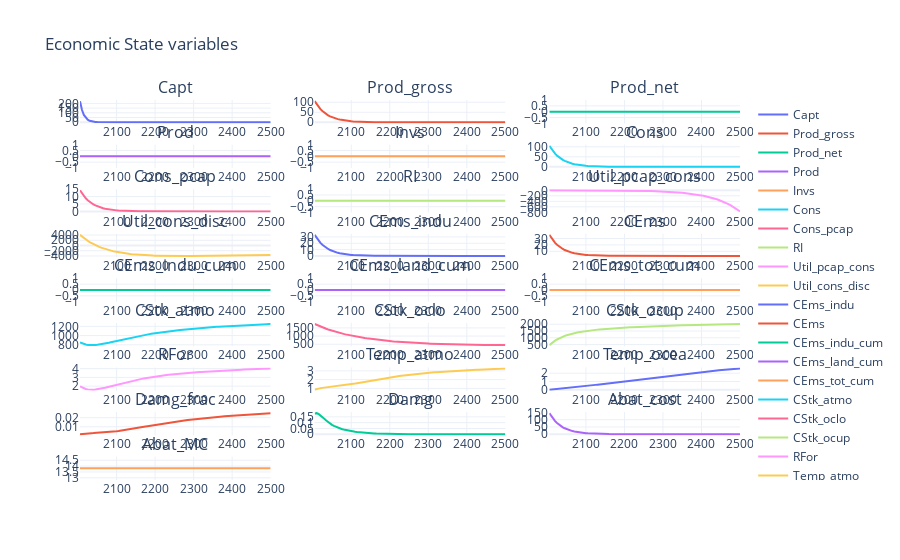

Source (notebook cell):
### Markdown cell above
- The consumption based utility in our model should be derived from production *after* taking climate damages and abatement cost into consideration, not just by considering gross production. For this do the following steps
    1. Create a new state variable (a new empty array) `Prod_net` and define it as production (`Prod_gross`) after considering fractional damages `Prod_net` = `Prod_gross` (1-`Damg_frac`). 
    2. Create a new state variable (a new empty array) `Prod` and define it as production after damages (`Prod_net`) and after considering abatement cost for avoiding emissions `Prod` = `Prod_net` (1-`Abat_cost`). 
    3. Adjust consumption (`Cons`) to be now dependent on `Prod` considering all utility affecting cost and not just `Prod_gross`.

    4. (**Optional**) For completness, add another state variable indicating the real interest rate `RI`based on pcapita consumption `RI` = 1 + `social_time_pref_rate` * `Cons_pcap` / `Cons_pcap`t-1 ** (`elast_mrg_cons_utility`/`tstep`) - 1
    5. (**Optional**) For completness, add three more state variable indicating the cumlative carbon emissions over time for land use (`CEms_land_cum`), industry use (`CEms_land_cum`) and total emissions (`CEms_tot_cum`)

    6. So far, we only considered the effect of carbon emissions on radiative forcing (increase in temperature). But non-carbon green house gases (GHG) also cause forcing and warming to increase captured in `ncrb_RFor`. Extend the endogenous variable radiative forcing (`RFor`) currently soley dependent on the atmospheric carbon stock by adding forcing increase of non-carbon GHG `ncrb_RFor` (Hint: it is literally just a linear addition of `ncrb_RFor`). 

    7. So far, we considered the price of the backstop technology `Bstp` as constant over time. Adjust the variable to be declining over time as `Bstp` = `Bstp0` * (1-`decl_Bstp`)**(t-1)

    8. Dependent on how many additional variables you were able to define, "switch them on" (remove the comment marks) in the exporting section of the code to add said variables in the plot and results data frame. 

    9. (**Optional**) As mentioned in the las exercise session, for utility to eventually be used by an objective function, it needs to be transformed / summed up from an array as in `Util_cons_disc` into a singular value. For this, define a function for the variable `UTILITY` indicating the sum of the discounted consumption utility array `UTILITY`= `tstep`*`scale1`*sum(`Util_cons_disc`) + `scale2`. Note: these scaling coefficients are derrived from extensive model callibration and carry no particular meaning or interpretation.

### Code cell
# PARAMETERS --------------------------------------------------------------------------------
T_end   = 100
tstep   = 5
t = np.arange(1, T_end + 1)
NT = len(t)


# elasticities
elast_mrg_cons_utility = 1.45
elast_capt_in_prod     = 0.300

# discounting
social_time_pref_rate  = 0.015
social_time_pref_array = 1/((1+social_time_pref_rate)**(tstep*(t-1))) 



# EXOGENOUS VARS -------------------------------------------------------------------------------------------
# labour (Labr) 
Labr0 = 7403    # inital world population (millions) 2015
Labr = np.full(NT, Labr0)

# total factor productivity (TFP)
TFPr0 = 5.115   # initial level of total factor productivity 2015
TFPr = np.full(NT, TFPr0)  

# decarbonization rate (Dcrb)
Dcrb0 = 0.35032
Dcrb = np.full(NT, Dcrb0)  

# carbon land emissions (CEms_land)
CEms_land0 = 2.6   # initial carbon emissions from land use 2015, (2.6 GtCO2/yr)
CEms_land = np.full(NT, CEms_land0)   

# abatement cost (cost1_Abat)
Bstp0 = 550  # Cost of backstop technology 2010$ per ton CO2
cost1_Abat = np.full(NT, Bstp0)  



# ENDOGENOUS VARS -------------------------------------------------------------------------------------------

# Economic Part ------------------------------
# capital
Capt0           = 223.3
depr_Capt       = 0.1    
Capt            = np.zeros(NT)
Capt[0]         = Capt0
def fCapt(iCapt, iInvs, idx):
    if (idx == 0):
        return Capt0
    else:
        return (1-depr_Capt)**tstep * iCapt[idx-1] + tstep * iInvs[idx-1]  
    

# production
Prod_gross = np.zeros(NT)
def fProd_gross(iTFPr, iLabr, iCapt, idx):
    return iTFPr[idx] * ((iLabr[idx]/1000) ** (1 - elast_capt_in_prod)) * (iCapt[idx] ** elast_capt_in_prod)

Prod_net = np.zeros(NT)
# <.1.>


Prod = np.zeros(NT)
# <.2.>





# consumption 
Cons = np.zeros(NT)
def fCons(iProd_gros, iInvs, idx):  # <.3.>
    return iProd_gros[idx] - iInvs[idx]

Cons_pcap = np.zeros(NT)
def fCons_pcap(iCons, iLabr, idx):
    return 1000 * iCons[idx] / iLabr[idx]


# investment + real interest rate
Invs = np.zeros(NT)
def fInvs(iSavi, iProd_gross, idx):
    return iSavi[idx] * iProd_gross[idx] 

RI = np.zeros(NT)      
def fRI(iCons_pcap, idx):
    if (idx == 0):
        return 0
    # else: 
        # return    # <.4.>



# utility
Util_pcap_cons = np.zeros(NT)
def fUtil_pcap_cons(iCons, iLabr, idx):
    return ((iCons[idx] * 1000 / iLabr[idx]) ** (1 - elast_mrg_cons_utility) -1) / (1 - elast_mrg_cons_utility) - 1  

Util_cons_disc = np.zeros(NT)
def fUtil_cons_disc(iUtil_pcap_cons, iLabr, idx):
    return iUtil_pcap_cons[idx] * iLabr[idx] * social_time_pref_array[idx]  


scale1 = 0.0302455265681763,      # Multiplicative scaling coefficient  
scale2 = -10993.704,              # Additive scaling coefficient 
# def fUTILITY(iUtil_cons_disc, resUtility):    #<.9.>
    



# Emissions Part ------------------------------

# carbon emissions (industry and total)
CEms_indu = np.zeros(NT)
def fCEms_indu(iProd_gross, iECtr, iDcrb, idx):
    return iDcrb[idx] * iProd_gross[idx] * (1 - iECtr[idx])

CEms = np.zeros(NT)
def fCEms(iCEms_indu, iCEms_land, idx):
    return iCEms_indu[idx] + iCEms_land[idx]

CEms_indu_cum = np.zeros(NT)
# <.5.>


CEms_land_cum = np.zeros(NT)
# <.5.>

CEms_tot_cum = np.zeros(NT)
# <.5.>


# radiative forcing CO2
incr_RFor_dbl_crbn = 3.6813                   # Forcing from doubling CO2 (Wm-2) 2015
incr_temp_dbl_crb = 3.1                      # Equilibrium temp impact (oC per doubling CO2)
CStk_atmo0    =  851                      # Initial Concentration in atmosphere 2015 (GtC)
CStk_atmo1750 =  588                      # Initial Concentration in 1750, 

# radiative forcing non CO2
ncrb_RFor0 = 0.5                      # 2015 forcings of non-CO2 GHG (Wm-2)
ncrb_RFor1 = 1.0                      # 2100 forcings of non-CO2 GHG (Wm-2)
t_ncrb_RFor = 18                       # Period when non-CO2 forcings switch

ncrb_RFor = np.full(NT, ncrb_RFor0)
ncrb_RFor[0:t_ncrb_RFor] = ncrb_RFor[0:t_ncrb_RFor] + (1/(t_ncrb_RFor-1))*(ncrb_RFor1-ncrb_RFor0)*(t[0:t_ncrb_RFor]-1)
ncrb_RFor[t_ncrb_RFor:NT] = ncrb_RFor[t_ncrb_RFor:NT] + (ncrb_RFor1-ncrb_RFor0)

RFor = np.zeros(NT)
def fRFor(iCStk_atmo, idx):
    return incr_RFor_dbl_crbn * np.log(iCStk_atmo[idx] / CStk_atmo1750) / np.log(2)   # <.6.> 


# damages
a1 = 0                       # Damage function intercept
a2 = 0.00236               # Damage function quadratic term
a3 = 2.00                  # Damage function exponent

Damg_frac = np.zeros(NT)
def fDamg_frac(iTemp_atmo, idx):
    return a1 * iTemp_atmo[idx] + a2*iTemp_atmo[idx]**a3  

Damg = np.zeros(NT)
def fDamg(iProd_gross, iDamg_frac, idx):
    return iProd_gross[idx] * iDamg_frac[idx]


# abatement cost
cost2_Abat = 2.6         

decl_Bstp = 0.025                    # Initial cost decline backstop  cost per period
Bstp0 = 550                      # Cost of backstop technology 2010$ per ton CO2

Bstp = np.full(NT, Bstp0)          # old constant backstop price
# Bstp = # <.7.>  # backstop price


Abat_cost = np.zeros(NT)
def fAbat_cost(iProd_gross, iECtr, icost1_Abat, idx):
    return iProd_gross[idx] * icost1_Abat[idx] * iECtr[idx] ** cost2_Abat

Abat_MC = np.zeros(NT)
def fAbat_MC(iECtr, idx):
    return Bstp[idx] * iECtr[idx] ** (cost2_Abat-1)


# carbon cycle ocean transition matrix
CStk_ocup0    =  460                      # Initial Concentration in upper strata 2015 (GtC)
CStk_oclo0    =  1740                     # Initial Concentration in lower strata 2015 (GtC)
CStk_atmo_eq  =  588                      # Equilibrium concentration atmosphere (GtC)
CStk_ocup_eq  =  360                      # Equilibrium concentration upper strata (GtC)
CStk_oclo_eq  =  1720                     # Equilibrium concentration lower strata (GtC)
b12           =  0.12                     # carbon cycle transition matrix (atmo to up)
b23           =  0.007                    # carbon cycle transition matrix (up to lo)

b11 = 1 - b12 
b21 = b12*(CStk_ocup_eq/CStk_atmo_eq)   
b22 = 1 - b21 - b23
b32 = b23*(CStk_oclo_eq/CStk_ocup_eq) 
b33 = 1 - b32

CStk_atmo       = np.zeros(NT)
CStk_atmo[0]    = CStk_atmo0
def fCStk_atmo(iCStk_atmo, iECtr, iCEms, idx):
    if (idx == 0):
        return CStk_atmo0
    else:
        return iCStk_atmo[idx-1]*b11 + CStk_ocup[idx-1]*b21 + iCEms[idx-1] * tstep/3.666    

CStk_ocup       = np.zeros(NT)
CStk_ocup[0]    = CStk_ocup0
def fCStk_ocup(iCStk_atmo, iCStk_ocup, iCStk_oclo, idx):
    if (idx == 0):
        return CStk_ocup0
    else:
        return iCStk_atmo[idx-1]*b12 + iCStk_ocup[idx-1]*b22 + iCStk_oclo[idx-1]*b32  

CStk_oclo       = np.zeros(NT)
CStk_oclo[0]    = CStk_oclo0
def fCStk_oclo(iCStk_ocup, iCStk_oclo, idx):
    if (idx == 0):
        return CStk_oclo0
    else:
        return iCStk_oclo[idx-1]*b33 + iCStk_ocup[idx-1]*b23
    

# temperature
Temp_atmo0 = 0.85                    # Initial atmospheric temp change (C from 1900)
Temp_ocea0 = 0.0068                   # Initial lower stratum temp change (C from 1900)
c1         = 0.1005                   # Climate equation coefficient for upper level
c3         = 0.088                    # Transfer coefficient upper to lower stratum
c4         = 0.025                    # Transfer coefficient for lower level

Temp_atmo       = np.zeros(NT)
Temp_atmo[0]    = Temp_atmo0
def fTemp_atmo(iTemp_atmo, iRFor, iTemp_ocea, idx):
    if (idx == 0):
        return Temp_atmo0
    else:
        return iTemp_atmo[idx-1] + c1*(iRFor[idx] - (incr_RFor_dbl_crbn/incr_temp_dbl_crb)*iTemp_atmo[idx-1] - c3*(iTemp_atmo[idx-1] - iTemp_ocea[idx-1])) 

Temp_ocea       = np.zeros(NT)
Temp_ocea[0]    = Temp_ocea0
def fTemp_ocea(iTemp_atmo, iTemp_ocea, idx):
    if (idx == 0):
        return Temp_ocea0
    else:
        return iTemp_ocea[idx-1] + c4*(iTemp_atmo[idx-1] - iTemp_ocea[idx-1])



# POSSIBLE HUMAN ACTION ------------------------------------------------------------ 
Savi = np.full(NT, 0.1)
ECtr = np.full(NT, 0.1) 



# UPDATE STATE VARIABLES over time ------------------------------------------------------------ 
for i in range(NT):
    Capt[i]            = fCapt(Capt, Invs, i)                         # <.8.>
    Prod_gross[i]      = fProd_gross(TFPr, Labr, Capt, i)
    # Prod_net[i]        = fProd_net(Prod_gross, Damg_frac, i)
    # Prod[i]            = fProd(Prod_net, Abat_cost, i)
    Invs[i]            = fInvs(Savi, Prod, i)
    Cons[i]            = fCons(Prod_gross, Invs, i)    # <.3.>
    Cons_pcap[i]       = fCons_pcap(Cons, Labr, i)
    # RI[i]              = fRI(Cons_pcap, i)
    Util_pcap_cons[i]  = fUtil_pcap_cons(Cons, Labr, i)
    Util_cons_disc[i]  = fUtil_cons_disc(Util_pcap_cons, Labr, i)

    CEms_indu[i]       = fCEms_indu(Prod_gross, ECtr, Dcrb, i)
    CEms[i]            = fCEms(CEms_indu, CEms_land, i)            
    # CEms_indu_cum[i]   = fCEms_indu_cum(CEms_indu_cum, CEms_indu, i)
    # CEms_land_cum[i]   = fCEms_land_cum(CEms_land_cum, CEms_land, i)
    # CEms_tot_cum[i]    = fCEms_tot_cum(CEms_indu_cum, CEms_land_cum, i)
    CStk_atmo[i]       = fCStk_atmo(CStk_atmo, ECtr, CEms, i)
    CStk_oclo[i]       = fCStk_oclo(CStk_ocup, CStk_oclo, i)
    CStk_ocup[i]       = fCStk_ocup(CStk_atmo, CStk_ocup, CStk_oclo, i)
    RFor[i]            = fRFor(CStk_atmo, i)
    Temp_atmo[i]       = fTemp_atmo(Temp_atmo, RFor, Temp_ocea, i)
    Temp_ocea[i]       = fTemp_ocea(Temp_atmo, Temp_ocea, i)
    Damg_frac[i]       = fDamg_frac(Temp_atmo, i)
    Damg[i]            = fDamg(Prod_gross, Damg_frac, i)
    Abat_cost[i]       = fAbat_cost(Prod_gross, ECtr, cost1_Abat, i)
    Abat_MC[i]         = fAbat_MC(ECtr, i)




# EXPORT RESULTS ------------------------------------------------------------
tuples_to_plot = (
    (Capt,            'Capt'),         # <.8.>
    (Prod_gross,      'Prod_gross'), 
    (Prod_net,        'Prod_net'), 
    (Prod,            'Prod'), 
    (Invs,            'Invs'), 
    (Cons,            'Cons'), 
    (Cons_pcap,       'Cons_pcap'), 
    (RI,              'RI'), 
    (Util_pcap_cons,  'Util_pcap_cons'), 
    (Util_cons_disc,  'Util_cons_disc'), 

    (CEms_indu,       'CEms_indu'), 
    (CEms,            'CEms'), 
    (CEms_indu_cum,   'CEms_indu_cum'), 
    (CEms_land_cum,   'CEms_land_cum'), 
    (CEms_tot_cum,    'CEms_tot_cum'), 
    (CStk_atmo,       'CStk_atmo'), 
    (CStk_oclo,       'CStk_oclo'), 
    (CStk_ocup,       'CStk_ocup'), 
    (RFor,            'RFor'), 
    (Temp_atmo,       'Temp_atmo'), 
    (Temp_ocea,       'Temp_ocea'), 
    (Damg_frac,       'Damg_frac'), 
    (Damg,            'Damg'), 
    (Abat_cost,       'Abat_cost'), 
    (Abat_MC,         'Abat_MC'), 
)
results_df = pd.DataFrame({'t': t, 't_year': 2000 + t*tstep})
for var_object, col_name in tuples_to_plot:
    results_df[col_name] = var_object



# # VISUALIZATION ------------------------------------------------------------
cols_to_plot = [col for col in results_df.columns if col not in ['t', 't_year']]
n_rows = len(cols_to_plot) // 3 + 1 if len(cols_to_plot) % 3 > 0 else len(cols_to_plot) // 3
fig = make_subplots(rows=n_rows, cols =3, subplot_titles=cols_to_plot)
for i, col in enumerate(cols_to_plot):
    row_idx = i // 3 + 1
    col_idx = i % 3 + 1
    fig.add_trace(go.Scatter(x=results_df['t_year'], y=results_df[col], name=col), row=row_idx, col=col_idx)
    # fig.update_xaxes(title_text="Year", row=row_idx, col=col_idx)

fig.update_layout(title_text="Economic State variables", template = 'plotly_white', )
fig.show()
